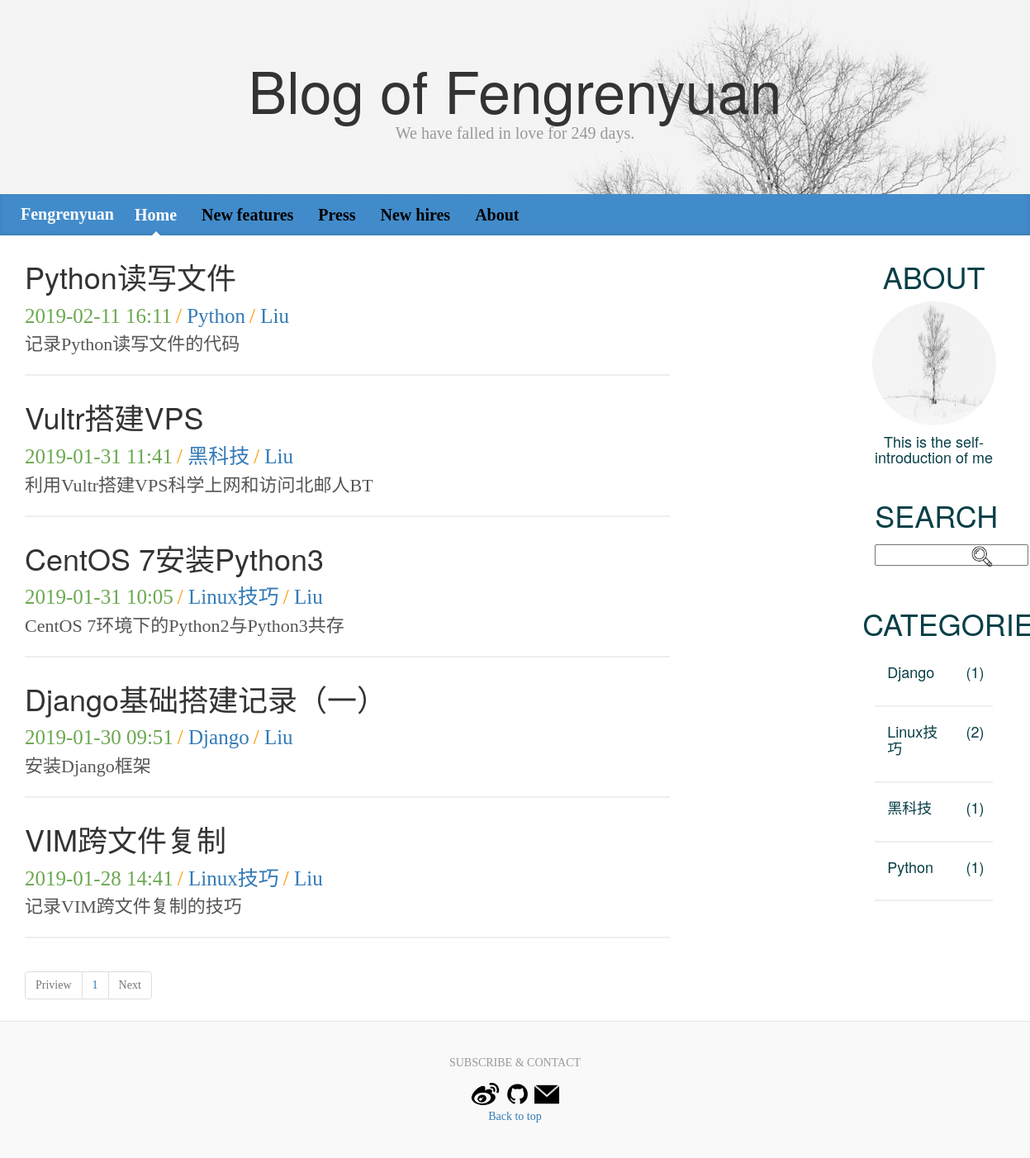
The app's page /blog/1/list/, older data.
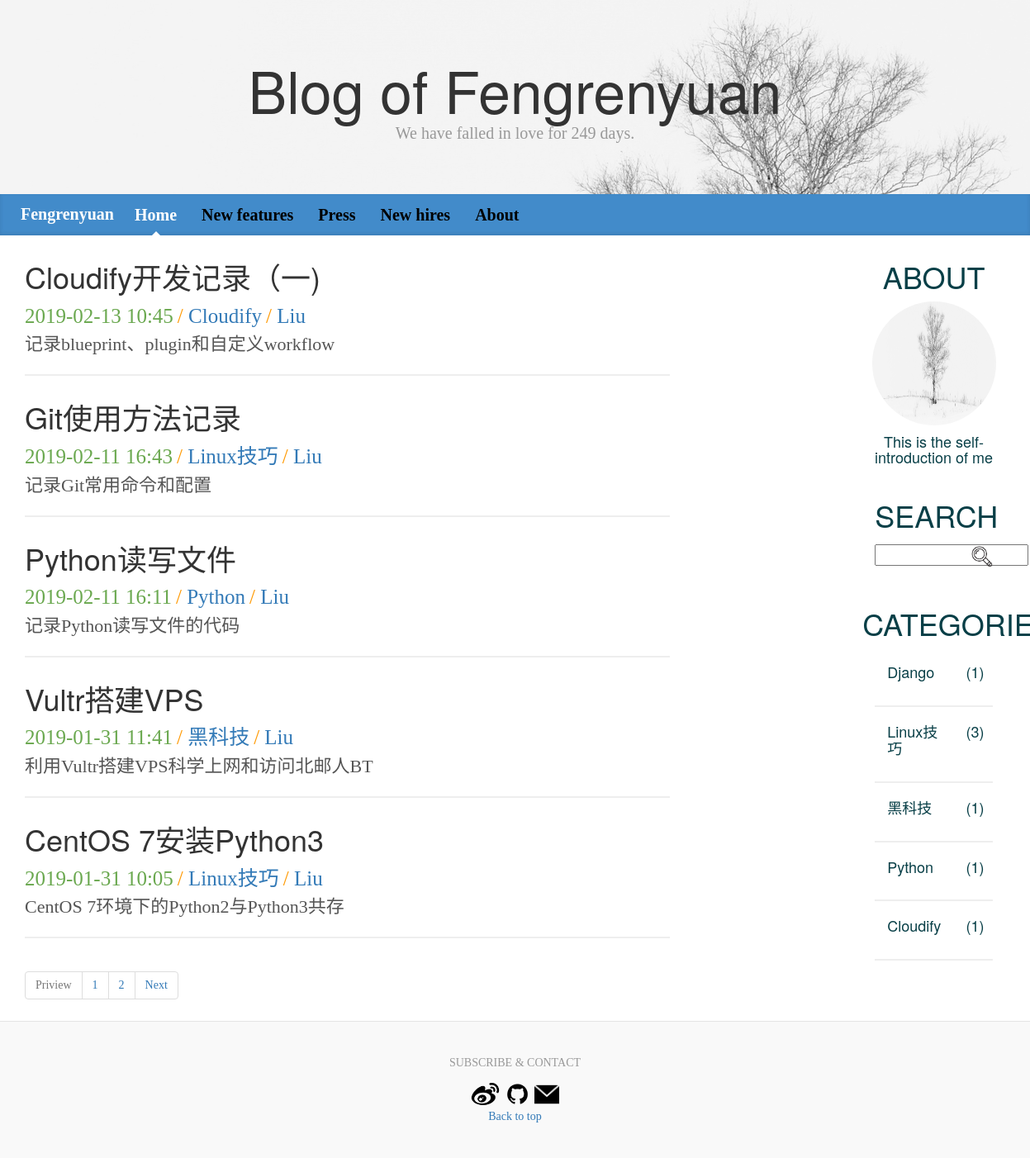
The same page, newer data.
### blog/models.py (models this page shows, shortened)
class Blog(models.Model):
    title = models.CharField('Title',max_length=32)
    author = models.CharField('Author',max_length=16)
    abstract = models.TextField('Abstract')
    content = MDTextField()
    created = models.DateTimeField('Publish Time', auto_now_add=True)
    category = models.ForeignKey(Category, verbose_name='Category', on_delete=models.CASCADE)
    tags = models.ManyToManyField(Tag, verbose_name='Tags')

class Category(models.Model):
    name = models.CharField('Name',max_length=16)

### blog/views.py (the view)
# urls.py: url(r'^blog/(\d+)/list/$', get_blogs, name='blog_get_blogs'),
def get_blogs(request, page):
    if not page:
        page = 1
    day = get_day()
    categorys = Category.objects.annotate(num_blogs=Count('blog')).filter(num_blogs__gt=0)
    blogs = Blog.objects.all().order_by('-created')
    paginator = Paginator(blogs, 5)
    try:
        blog_page = paginator.page(page)
    except PageNotAnInteger:
        page = 1
        blog_page = paginator.page(page)
    except InvalidPage:
        raise Http404
    except EmptyPage:
        page = paginator.num_pages
        blog_page = paginator.page(page)
    ctx = {
        'categorys': categorys,
        'blogs': blog_page,
        'day': day,
        'pagerange': paginator.page_range,
        'currentpage': page
    }
    return render(request, 'blog-list.html', ctx)

### blog/views.py (called while the page is built)
def get_day():
    now = datetime.datetime.now()
    old = datetime.datetime(2018,6,9)
    interval = now - old
    day = interval.days
    return day

### templates/blog-list.html (shortened to what this page needs)
{% extends 'base.html' %}
{% block content %}
    {% for blog in blogs %}
        <div class="blog">
            <div class="blog-title">
                <a href="{% url 'blog_get_detail' blog.id %}"><h1>{{ blog.title }}</h1></a>
            </div>
            <div class="blog-description">
                <span class="created" style="color: #6aa84f;font-size:25px;">{{ blog.created|date:"Y-m-d H:i" }}</span>
                <span class="category" style="color: #ff9900;font-size:25px;"> / </span>
                <span class="category" style="color: #ff9900;font-size:25px;"><a href="{% url 'blog_get_blog' 1 %}?cat={{ blog.category.id }}">{{ blog.category.name }}</a></span>
                <span class="category" style="color: #ff9900;font-size:25px;"> / </span>
                <span class="author" style="color: #4a86e8;font-size:25px;"><a href="{% url 'blog_get_blog' 1 %}?author={{ blog.author }}">{{ blog.author }}</a></span>
            </div>
            <div class="blog-main">
                <span style="font-size:22px">{{ blog.abstract|truncatewords:100 }}</span>
                <hr width="100%" style="border-width:2px;" />
            </div>
        </div>
    {% endfor %}
    <nav aria-lable="Page navigation">
        <ul class="pagination">
            {% if blogs.has_previous %}
                <li>
                    <a href="{% url 'blog_get_blogs' blogs.previous_page_number %}" aria-label="Previous">
                        <span aria-hidden="true">Preview</span>
                    </a>
                </li>
            {% else %}
                <li class="disabled">
                    <span aria-hidden="true">Priview</span>
                </li>
            {% endif %}
            {% for p in pagerange %}
                {% ifequal p currentpage %}
                    <li class="active"><a href="{% url 'blog_get_blogs' p %}">{{ p }}</a></li>
                {% else %}
                    <li><a href="{% url 'blog_get_blogs' p %}">{{ p }}</a></li>
                {% endifequal %}
            {% endfor %}
            {% if blogs.has_next %}
                <li>
                    <a href="{% url 'blog_get_blogs' blogs.next_page_number %}" aria-label="Next">
                        <span aria-hidden="true">Next</span>
                    </a>
                </li>
            {% else %}
                <li class="disabled">
                    <span aria-hidden="true">Next</span>
                </li>
            {% endif %}
        </ul>
    </nav>
{% endblock %}

### templates/base.html (shortened to what the changed rows need)
<!DOCTYPE html>
<html lang="en">
  <head>
    <link href="/static/bootstrap/css/bootstrap.css" rel="stylesheet">
    <link href="/static/bootstrap/css/sublime.css" rel="stylesheet">
    <link href="/static/bootstrap/css/blog.css" rel="stylesheet">
  </head>
  <body>
    <div class="container-fluid" style="background-image:url('/static/bootstrap/image/back.png');">
      <div class="blog-header text-center">
        <br/>
        <h1 class="blog-title">Blog of Fengrenyuan</h1>
        <br/>
      </div>
    </div>
    <div class="container-fluid">
        <div class="row-fluid">
            <div class="col-md-8">
                {% block content %}
                {% endblock %}
            </div>
           <div class="col-md-2">
               <div class="row-fluid">
                   <div class="blog-title text-center">
                       <h1 style="color:#083F47">ABOUT</h1>
                   </div>
               </div>
               <div class="row-fluid">
                   <div class="blog-title text-center col-md-12" style="margin-bottom: 5px;">
                       <h1 style="color:#083F47">SEARCH</h1>
                   </div>
               </div>
               <div class="row-fluid">
                   <div class="blog-title">
                       <div class="text-center">
                           <h1 style="padding-bottom:20px;color:#083F47;">CATEGORIES</h1>
                       </div>
                       {% for category in categorys %}
                           <div class="col-md-12">
                           <a href="{% url 'blog_get_blog' 1 %}?cat={{ category.id }}">
                               <div class="col-md-8 text-left">
                                   <h4 style="color:#083F47">{{ category.name }}</h4>
                               </div>
                               <div class="col-md-4 text-right">
                                   <h4 style="color:#083F47">({{ category.num_blogs }})</h4>
                               </div>
                           </a>
                           </div>
                           <div class="col-md-12">
                               <HR style="border-width:2px;" />
                           </div>
                       {% endfor %}
                   </div>
               </div>
           </div>
        </div>
    </div>
  </body>
</html>

Row changes from the older to the newer data that the page shows:
no longer on this page (row unchanged): Blog: title "Django基础搭建记录（一）", created "2019-01-30 09:51", category.name "Django", author "Liu", abstract "安装Django框架"
no longer on this page (row unchanged): Blog: title "VIM跨文件复制", created "2019-01-28 14:41", category.name "Linux技巧", author "Liu", abstract "记录VIM跨文件复制的技巧"
added Blog: title "Cloudify开发记录（一)", created "2019-02-13 10:45", category.name "Cloudify", author "Liu", abstract "记录blueprint、plugin和自定义workflow"
added Blog: title "Git使用方法记录", created "2019-02-11 16:43", category.name "Linux技巧", author "Liu", abstract "记录Git常用命令和配置"
computed for Category "Linux技巧": num_blogs "2" → "3"
added Category: name "Cloudify", num_blogs "1"
Text that changed along with them:
new list line: "2"
